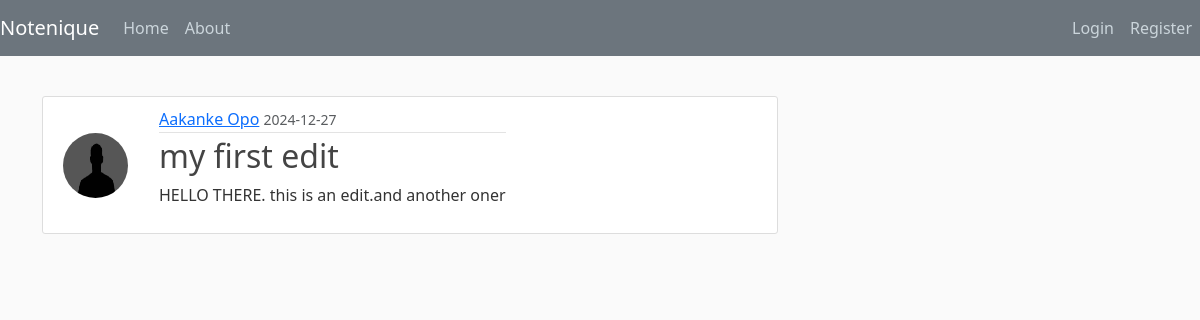
Page /note/3 on the committed database.
### notenique/models.py (models this page shows, shortened)
class User(db.Model, UserMixin):
  id = db.Column(db.Integer, primary_key=True)
  username = db.Column(db.String(20), unique=True, nullable=False)
  email = db.Column(db.String(20), unique=True, nullable=False)
  image_file = db.Column(db.String(20), nullable=False, default='default.jpg')
  password = db.Column(db.String(70), nullable=False)
  notes = db.relationship('Note', backref='author', lazy=True)

class Note(db.Model):
  id = db.Column(db.Integer, primary_key=True)
  title = db.Column(db.String(100), nullable=False)
  date_posted = db.Column(db.DateTime, nullable=False, default=datetime.now(timezone.utc))
  content = db.Column(db.Text, nullable=False, )
  user_id = db.Column(db.Integer, db.ForeignKey('user.id'), nullable=False)

### notenique/notes/routes.py (the view)
@notes.route("/note/<int:note_id>")
def note(note_id):
  note = Note.query.get_or_404(note_id)
  return render_template('note.html', title=note.title, note=note)

### notenique/templates/note.html (shortened to what this page needs)
{% extends "layout.html" %}
{% block content %}
    <article class="media content-section">
        <img class="rounded-circle article-img" src="{{ url_for('static', filename='photo/' + note.author.image_file) }}" alt="profile photo">
        <div class="media-body">
            <div class="article-metadata">
                <a class="mr-2" href="#">{{ note.author.username }}</a>
                <small class="text-muted">{{ note.date_posted.strftime('%Y-%m-%d') }}</small>
            </div>
            <h2 class="article-title">{{ note.title }}</h2>
            <p class="article-content">{{ note.content  | safe}}</p>
        </div>
    </article>
{% endblock content %}

### notenique/static/main.css (style rules this page uses)
* { padding: 0; margin: 0; box-sizing: border-box; }
body { background: #fafafa; color: #333333; margin-top: 6rem; }
h1, h2, h3, h4, h5, h6 { color: #444444; }
.content-section { background: #ffffff; padding: 10px 20px; border: 1px solid #dddddd; border-radius: 3px; margin-bottom: 20px; -webkit-border-radius: 3px; -moz-border-radius: 3px; -ms-border-radius: 3px; -o-border-radius: 3px; }
.article-title { color: #444444; }
.article-content { white-space: pre-line; }
.article-img { height: 65px; width: 65px; margin-right: 16px; }
.article-metadata { padding-bottom: 1px; margin-bottom: 4px; border-bottom: 1px solid #e3e3e3 }
.media { display: flex; align-items: center; }
.media-body { display: block; margin-left: 15px; }

### rows in the picture
User: image_file (placeholder picture), author.username "Aakanke Opo"
Note: date_posted "2024-12-27", title "my first edit", content "HELLO THERE. this is an edit.and another oner"
